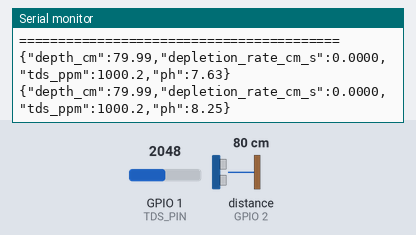
The sketch below on a simulated ESP32-S3. Shown: the last lines printed to the serial monitor. Wiring (inferred from the names in the program): ultrasonic range finder: trigger GPIO 4; echo GPIO 2. The inputs (shaded band) are chosen by the test bench; at power-on: distance to the obstacle (sensor on GPIO 2) 80 cm, GPIO 1 (TDS_PIN) = 2048. The echo pulse lasts 58.3 µs per cm.

Above: at 2.2 s.
2.3 s: distance to the obstacle (sensor on GPIO 2) set to 2 cm
At 3.5 s:
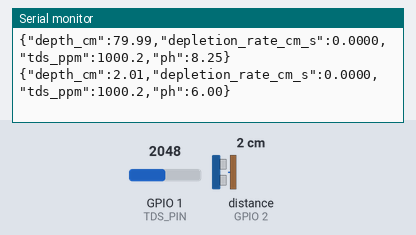
3.8 s: GPIO 1 (TDS_PIN) set to 2866
At 4.8 s:
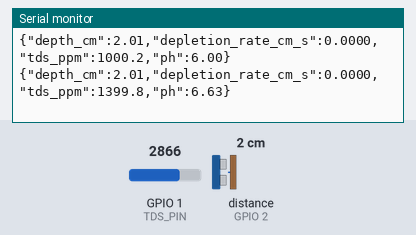
5.3 s: distance to the obstacle (sensor on GPIO 2) set to 4 cm
At 6.6 s:
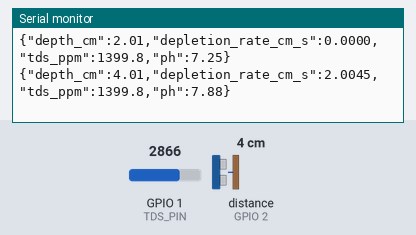
6.8 s: GPIO 1 (TDS_PIN) set to 3603
At 7.8 s:
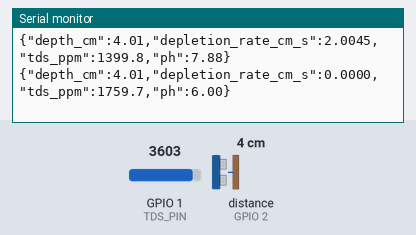
Timing chart, 0 to 9.3 s (numbered marks = the images above; inputs shaded):
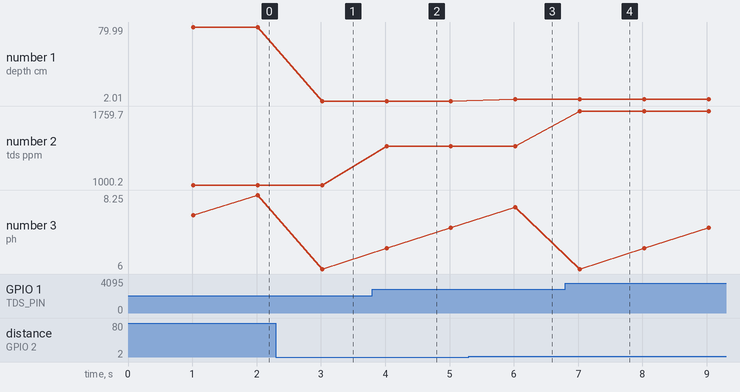

Measured:
- after the input at 2.3 s, the serial monitor: prints a new line after 0.72 s (image 1)
- after the input at 3.8 s, the serial monitor: prints a new line after 0.22 s (image 2)
- after the input at 5.3 s, the serial monitor: prints a new line after 0.72 s (image 3)
- after the input at 6.8 s, the serial monitor: prints a new line after 0.23 s (image 4)
- plotted number 1: 79.99 → 2.01 after the input at 2.3 s, 2.01 → 4.01 after the input at 5.3 s
- plotted number 2: 1000.2 → 1399.8 after the input at 3.8 s, 1399.8 → 1759.7 after the input at 6.8 s

The sketch:

sketch_serial_only.ino
```cpp
#include <Arduino.h>

// --- Pin Definitions (Matching Your Wokwi Diagram) ---
#define TRIG_PIN     4
#define ECHO_PIN     2
#define TDS_PIN      1

// --- ADC Constraints ---
const float ADC_MAX = 4095.0; // ESP32-S3 12-bit ADC
const float VREF = 3.3;       // Reference voltage

// --- TDS Calibration Parameters ---
const float TDS_ZERO_OFFSET_V = 0.0;
const float TDS_CALIBRATION_FACTOR = 606.06;

// --- State Variables for Depletion Rate & Tracking ---
float previous_depth_cm = -1.0;
unsigned long previous_time_ms = 0;

// --- State Variable for pH Dynamics ---
// Changes by 5 units in 8 seconds (0.625 units/sec)
float current_ph = 7.0;

void setup() {
  // Allow hardware power rails to settle
  delay(1000);

  Serial.begin(115200);

  // Ultrasonic sensor setup (Untouched)
  pinMode(TRIG_PIN, OUTPUT);
  pinMode(ECHO_PIN, INPUT);

  // TDS Analog Sensor setup
  pinMode(TDS_PIN, INPUT);

  Serial.println();
  Serial.println("=========================================");
  Serial.println("ESP32-S3 AquaTwin Telemetry Node Started!");
  Serial.println("=========================================");
}

// Function to read ultrasonic distance (Logic strictly preserved)
float readDistanceCm() {
  // Clear the trigger pin
  digitalWrite(TRIG_PIN, LOW);
  delayMicroseconds(2);

  // Send a 10 microsecond HIGH pulse to trigger
  digitalWrite(TRIG_PIN, HIGH);
  delayMicroseconds(10);
  digitalWrite(TRIG_PIN, LOW);

  // Measure response pulse duration (in microseconds)
  long duration = pulseIn(ECHO_PIN, HIGH);

  if (duration == 0) {
    return -1.0; // Sensor timeout / Out of range
  }

  // Calculate distance in cm
  return duration * 0.0343 / 2.0;
}

// Calibrated TDS calculation function
float readTDSPpm() {
  int rawADC = analogRead(TDS_PIN);
  float rawVoltage = (rawADC / ADC_MAX) * VREF;

  float correctedVoltage = rawVoltage - TDS_ZERO_OFFSET_V;
  if (correctedVoltage < 0.0) {
    correctedVoltage = 0.0;
  }

  float tdsPpm = correctedVoltage * TDS_CALIBRATION_FACTOR;
  return tdsPpm;
}

// Dynamically updates pH by 5.0 units every 8 seconds (+0.625 pH/sec)
float updateDynamicPH(float delta_t_sec) {
  float ph_rate_per_sec = 5.0 / 8.0; // 0.625 units per second
  current_ph += ph_rate_per_sec * delta_t_sec;

  // Cycle pH back to 6.0 if it exceeds realistic bounds
  if (current_ph > 8.5) {
    current_ph = 6.0;
  }

  return current_ph;
}

void loop() {
  unsigned long current_time_ms = millis();

  // 1. Read depth to water surface using the exact ultrasonic logic
  float depth_cm = readDistanceCm();

  // Handle out-of-range sensor fallback gracefully
  if (depth_cm < 0) {
    depth_cm = previous_depth_cm > 0 ? previous_depth_cm : 200.0;
  }

  // 2. Compute Depletion Rate based on Depth Change: (Current_Depth - Previous_Depth) / Delta_t
  float depletion_rate_cm_s = 0.0;
  float delta_t_sec = 1.0; // Default fallback delta_t

  if (previous_time_ms > 0) {
    delta_t_sec = (current_time_ms - previous_time_ms) / 1000.0;
    if (delta_t_sec > 0 && previous_depth_cm > 0) {
      // Depth increase means water level drops (depletion)
      depletion_rate_cm_s = (depth_cm - previous_depth_cm) / delta_t_sec;
    }
  }

  // Update tracking variables
  previous_depth_cm = depth_cm;
  previous_time_ms = current_time_ms;

  // 3. Read Calibrated Quality Metrics (TDS & Dynamic pH)
  float tds_ppm = readTDSPpm();
  float ph = updateDynamicPH(delta_t_sec);

  // 4. Output Data Contract JSON Payload over Serial (1 Hz frequency)
  Serial.print("{\"depth_cm\":");
  Serial.print(depth_cm, 2);
  Serial.print(",\"depletion_rate_cm_s\":");
  Serial.print(depletion_rate_cm_s > 0 ? depletion_rate_cm_s : 0.0, 4);
  Serial.print(",\"tds_ppm\":");
  Serial.print(tds_ppm, 1);
  Serial.print(",\"ph\":");
  Serial.print(ph, 2);
  Serial.println("}");

  delay(1000); // 1-second interval discrete telemetry
}
```
